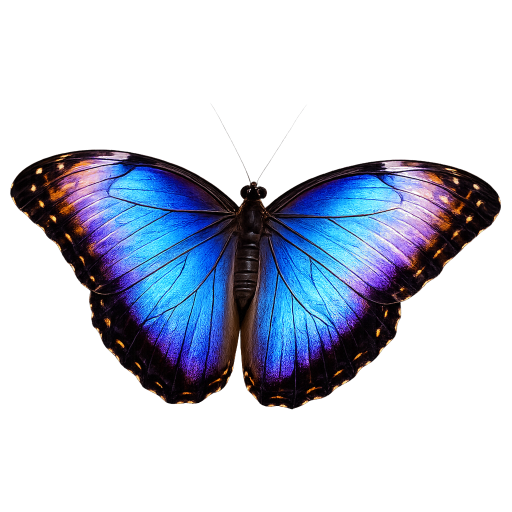
#> input picture elysium-designer/assets/ElysiumDesigner.png, 1024 x 1024 px (shown at 1/2 size)
$ python generate-flap-frames.py
#> lines starting #> are read from the running program, lines starting #| are printed output that depends on the picture
"""Synthesise a wing-flap animation from the static blue-morpho PNG.

Output: ``elysium-designer/assets/flap/00.png`` … ``elysium-designer/assets/flap/11.png``
plus ``elysium-designer/assets/flap/00.icns`` … etc. on macOS so the
icon-swap path can ship a single PNG to NSApplication and have it
render at every Dock size (16 / 32 / 128 / 256 / 512 / 1024) without
visible resampling steps.

The flap is a horizontal compression of the butterfly about the body's
vertical axis — wings fold inward and back out. 12 frames over ~500 ms
at 24 fps give a single visible flap; the cosine ease keeps the
midpoint frame the "wings closed" pose and bookends with "wings open".

Re-run any time the source art or the flap shape changes:
    .venv/bin/python scripts/generate-flap-frames.py
"""
from __future__ import annotations

import math
import shutil
import subprocess
import sys
import tempfile
from pathlib import Path

from PIL import Image


REPO_ROOT = Path(__file__).resolve().parent.parent
SOURCE = REPO_ROOT / "elysium-designer" / "assets" / "ElysiumDesigner.png"
OUT_DIR = REPO_ROOT / "elysium-designer" / "assets" / "flap"
N_FRAMES = 12
ICON_SIZE = 512  # 512² is plenty for Dock at @2× retina; .icns ships
                  # additional sizes if we ever wire it back in.


def _flap_factor(i: int, n: int) -> float:
    """Cosine ease: 1.0 (open) → 0.30 (closed) → 1.0 (open)."""
    t = i / max(1, n - 1)
    return 1.0 - 0.70 * (1.0 - math.cos(2.0 * math.pi * t)) / 2.0


def _flap_frame(master: Image.Image, factor: float) -> Image.Image:
    """Horizontally compress `master` by `factor` about its centre.

    `factor = 1.0` returns the master untouched. `factor = 0.3` returns
    the master squashed to 30% of its width, then centred in the
    original-size transparent canvas — wings appear folded.
    """
    w, h = master.size
    new_w = max(1, int(round(w * factor)))
    squished = master.resize((new_w, h), Image.LANCZOS)
    canvas = Image.new("RGBA", (w, h), (0, 0, 0, 0))
    canvas.paste(squished, ((w - new_w) // 2, 0), squished)
    return canvas


def _write_icns(png_path: Path) -> Path | None:
    """Wrap a single PNG in an .icns container at the Dock's expected
    sizes so NSApplication.setApplicationIconImage receives one image
    that renders crisply at every dock size in one call."""
    if shutil.which("iconutil") is None:
        return None
    sizes = [
        ("icon_16x16.png",       16),
        ("icon_16x16@2x.png",    32),
        ("icon_32x32.png",       32),
        ("icon_32x32@2x.png",    64),
        ("icon_128x128.png",    128),
        ("icon_128x128@2x.png", 256),
        ("icon_256x256.png",    256),
        ("icon_256x256@2x.png", 512),
    ]
    icns = png_path.with_suffix(".icns")
    with tempfile.TemporaryDirectory() as td:
        iconset = Path(td) / "f.iconset"
        iconset.mkdir()
        master = Image.open(png_path).convert("RGBA")
        for name, size in sizes:
            master.resize((size, size), Image.LANCZOS).save(
                iconset / name, "PNG")
        subprocess.check_call([
            "iconutil", "--convert", "icns",
            "--output", str(icns), str(iconset),
        ], stdout=subprocess.DEVNULL, stderr=subprocess.DEVNULL)
    return icns


def main() -> int:
    if not SOURCE.is_file():
        print(f"ERROR: source icon missing: {SOURCE}", file=sys.stderr)
        print(f"Run scripts/generate-icons.py first.", file=sys.stderr)
        return 1
    master = Image.open(SOURCE).convert("RGBA")
#> master is the input picture: PIL image 1024x1024 RGBA; mean R, G, B, A 18.2, 24.6, 38.9, 77.2
    if master.size != (ICON_SIZE, ICON_SIZE):
        master = master.resize((ICON_SIZE, ICON_SIZE), Image.LANCZOS)
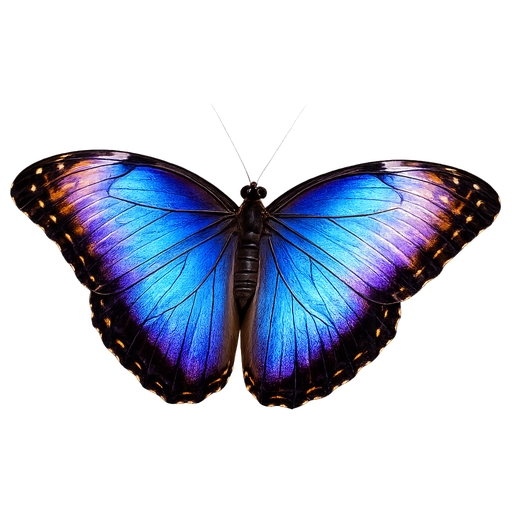
#> master: PIL image 512x512 RGBA; mean R, G, B, A 19, 25.2, 39.4, 77.2; transparent parts drawn white
    OUT_DIR.mkdir(parents=True, exist_ok=True)
    for old in OUT_DIR.glob("*.png"): old.unlink()
    for old in OUT_DIR.glob("*.icns"): old.unlink()
    print(f"Writing {N_FRAMES} flap frames to {OUT_DIR.relative_to(REPO_ROOT)}/")
    for i in range(N_FRAMES):
        factor = _flap_factor(i, N_FRAMES)
        frame = _flap_frame(master, factor)
#> in _flap_frame, `canvas = Image.new("RGBA", (w, h), (0, 0, 0, 0))`: canvas: PIL image 512x512 RGBA; every value is 0
        png_path = OUT_DIR / f"{i:02d}.png"
        frame.save(png_path, "PNG")
        icns_path = _write_icns(png_path)
        size_kb = png_path.stat().st_size // 1024
        ext = "+icns" if icns_path else "png-only"
        print(f"  frame {i:02d}  factor={factor:.2f}  ({size_kb} KiB)  {ext}")
    print("done.")
    return 0


if __name__ == "__main__":
    raise SystemExit(main())
#> (the program exits here)
